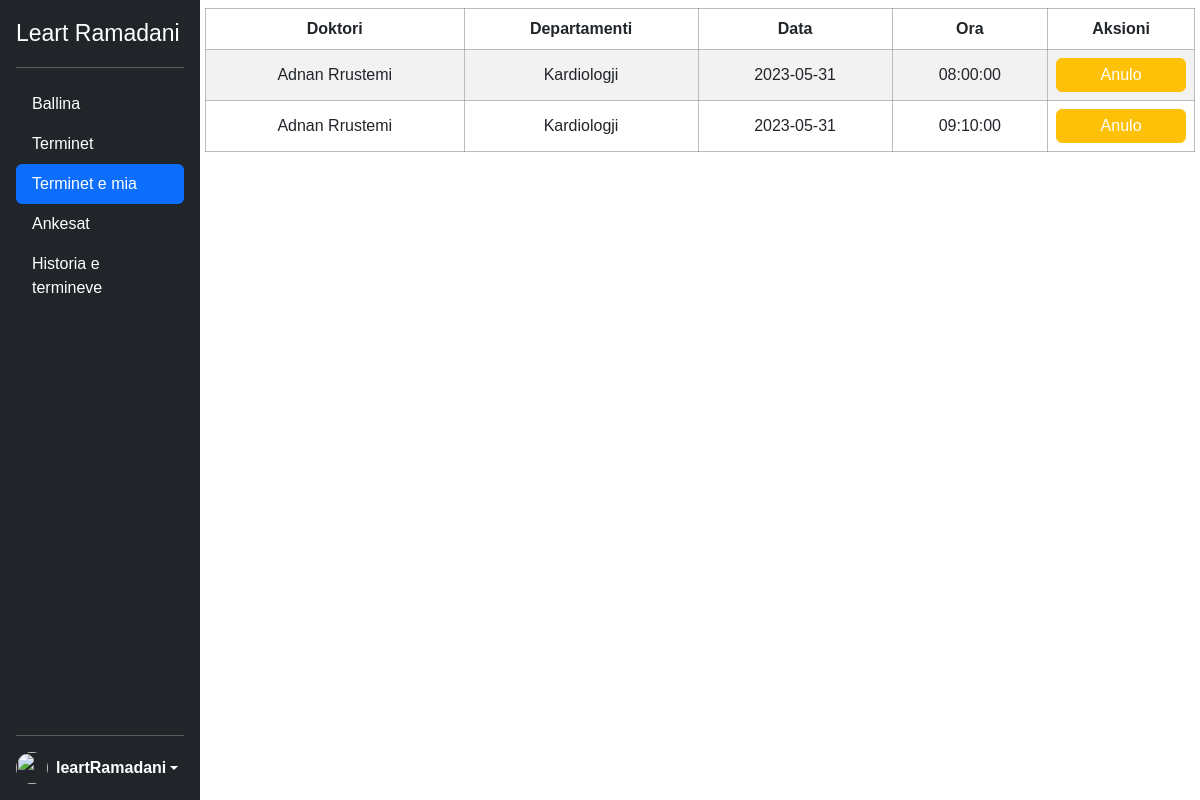
Before: /patientSide/terminet_e_mia.php (signed in) with the older database file.
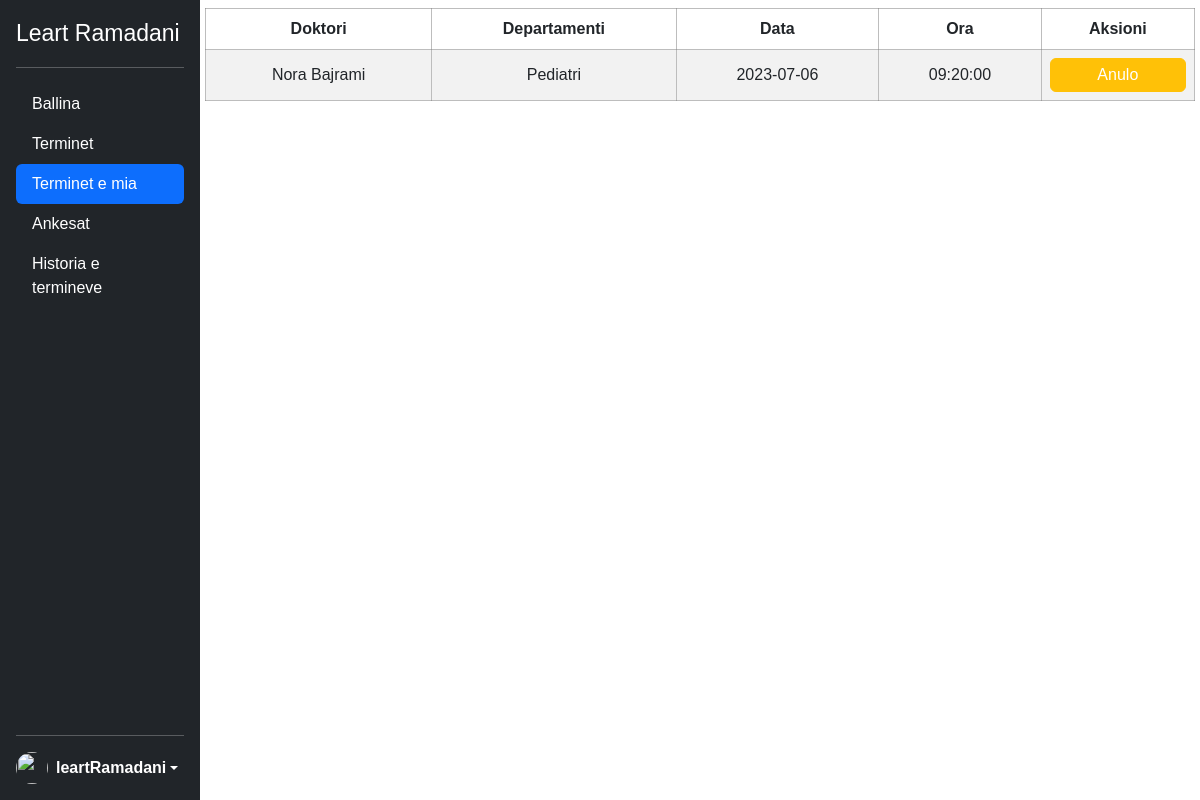
After: the same page with the newer database file.
### tables this page shows
CREATE TABLE `terminet_e_mia` (
  `id` int(11) NOT NULL,
  `emri_pacientit` varchar(100) NOT NULL,
  `mbiemri_pacientit` varchar(100) NOT NULL,
  `numri_personal` int(10) NOT NULL,
  `doktori` varchar(100) NOT NULL,
  `departamenti` varchar(100) NOT NULL,
  `data` date NOT NULL,
  `ora` time NOT NULL
);

### patientSide/terminet_e_mia.php (the view, shortened to what this page needs)
<?php
include('../config.php');
?>
<!DOCTYPE html>
<html lang="en">
<head>
    <link rel="stylesheet" href="../css/main.css">
    <link rel="stylesheet" href="../css/responsive.css">
    <link href="https://cdn.jsdelivr.net/npm/bootstrap@5.2.0-beta1/dist/css/bootstrap.min.css" rel="stylesheet">
    <link rel="stylesheet" href="../bootstrap-5.1.3-examples/sidebars/sidebars.css">
</head>
<body>
    <div class="sideBlock">
        <button type="button" class="ham" id="ham_menu"><i class="fa-solid fa-bars"></i></button>
    </div>
    <div class="flex-shrink-0 p-3 text-white bg-dark sidebar">
        <p class="d-flex align-items-center mb-3 mb-md-0 me-md-auto text-white text-decoration-none">
            <span class=" sess_admin"><?php echo $_SESSION['emri'] . ' ' . $_SESSION['mbiemri'] ?></span>
        </p>
        <hr>
        <ul class="nav nav-pills flex-column mb-auto">
            <li><a href="../index.php" class="nav-link text-white">Ballina</a></li>
            <li class="nav-item"><a href="rezervoTermin.php" class="nav-link text-white">Terminet</a></li>
            <li><a href="terminet_e_mia.php" class="nav-link text-white active" aria-current="page">Terminet e mia</a></li>
            <li><a href="ankesat.php" class="nav-link text-white">Ankesat</a></li>
            <li><a href="historiaTermineve(pacientit).php" class="nav-link text-white">Historia e termineve</a></li>
        </ul>
        <hr>
        <div class="dropdown">
            <a href="#" class="d-flex align-items-center text-white text-decoration-none dropdown-toggle" id="dropdownUser1" data-bs-toggle="dropdown" aria-expanded="false">
                <img src="https://w7.pngwing.com/pngs/200/420/png-transparent-user-profile-computer-icons-overview-rectangle-black-data-thumbnail.png" alt="" width="32" height="32" class="rounded-circle me-2">
                <strong class="useri"><?php echo $_SESSION['username'] ?></strong>
            </a>
        </div>
    </div>
    <?php
    $pacienti_sql = "SELECT * FROM patient_table WHERE numri_personal=:numri_personal";
    $pacienti_prep = $con->prepare($pacienti_sql);
    $pacienti_prep->bindParam(':numri_personal', $_SESSION['numri_personal']);
    $pacienti_prep->execute();
    $pacienti_fetch = $pacienti_prep->fetch();
    $emri_pacientit = $pacienti_fetch['emri'];
    $mbiemri_pacientit = $pacienti_fetch['mbiemri'];
    $sql = "SELECT * FROM terminet_e_mia WHERE emri_pacientit=:emri_pacientit AND mbiemri_pacientit=:mbiemri_pacientit";
    $prep = $con->prepare($sql);
    $prep->bindParam(':emri_pacientit', $emri_pacientit);
    $prep->bindParam(':mbiemri_pacientit', $mbiemri_pacientit);
    $prep->execute();
    $data = $prep->fetchAll();
    if (!$data) {
        $empty = 'empty';
    } else {
        $empty = '';
    }
    ?>
    <main class="main mainRes">
        <?php if ($empty == '') : ?>
            <table class="table table-striped text-center mt-2 table_patient">
                <thead>
                    <tr>
                        <th scope="col">Doktori</th>
                        <th scope="col">Departamenti</th>
                        <th scope="col">Data</th>
                        <th scope="col">Ora</th>
                        <th scope="col">Aksioni</th>
                    </tr>
                </thead>
                <tbody>
                    <?php foreach ($data as $data) : ?>
                        <tr>
                            <td><?= $data['doktori'] ?></td>
                            <td><?= $data['departamenti'] ?></td>
                            <td><?= $data['data'] ?></td>
                            <td><?= $data['ora'] ?></td>
                            <td class="text-center">
                                <a class="text-decoration-none text-white anuloPop ">
                                    <button class="btn btn-warning w-100 p-1 text-white rez">Anulo</button>
                                </a>
                            </td>
                        </tr>
                    <?php endforeach; ?>
                </tbody>
            </table>
        <?php endif; ?>
    </main>
</body>
</html>

Changed rows visible on the page:
removed terminet_e_mia: doktori "Adnan Rrustemi", departamenti "Kardiologji", data "2023-05-31", ora "08:00:00"
removed terminet_e_mia: doktori "Adnan Rrustemi", departamenti "Kardiologji", data "2023-05-31", ora "09:10:00"
added terminet_e_mia: doktori "Nora Bajrami", departamenti "Pediatri", data "2023-07-06", ora "09:20:00"
